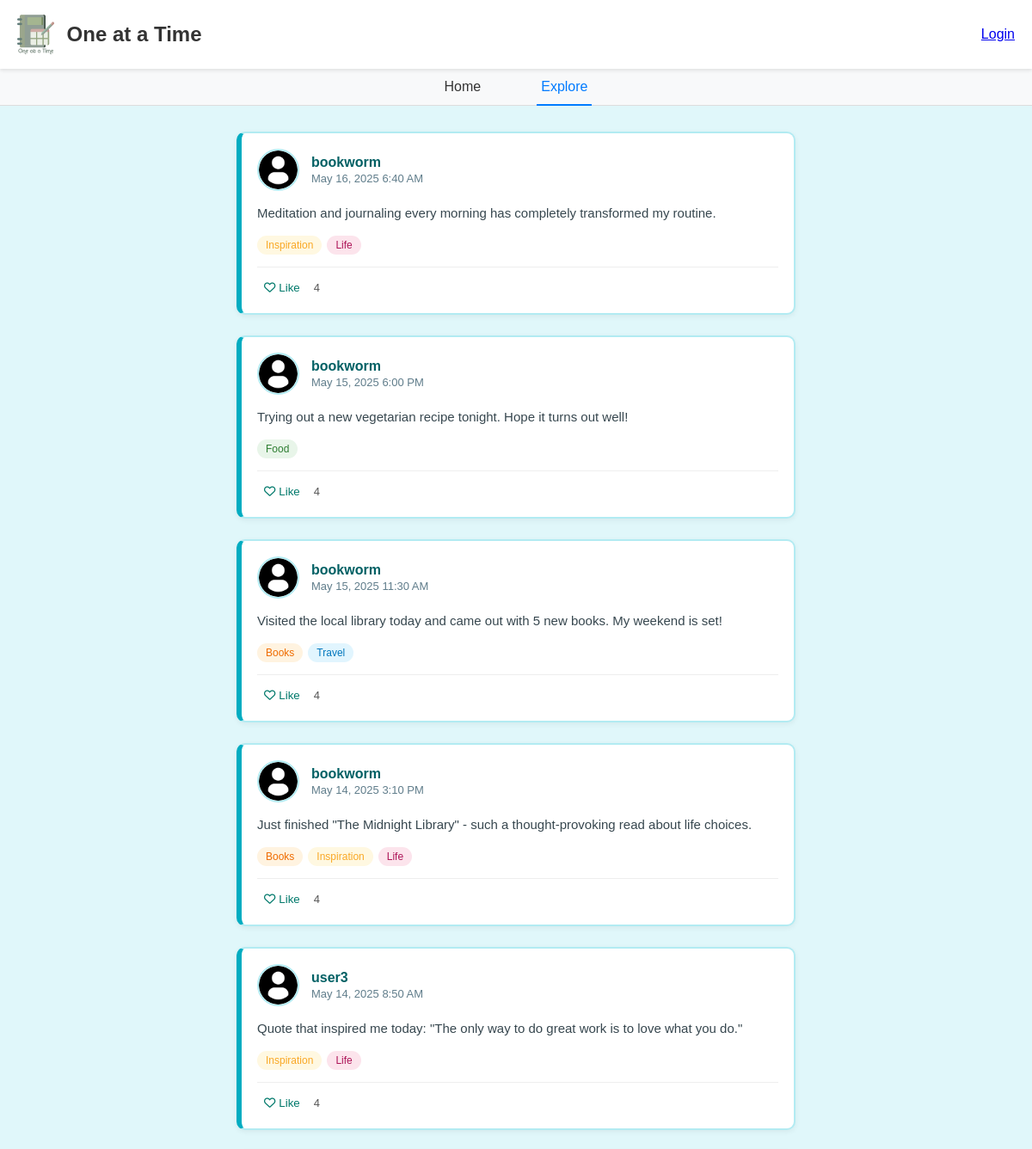
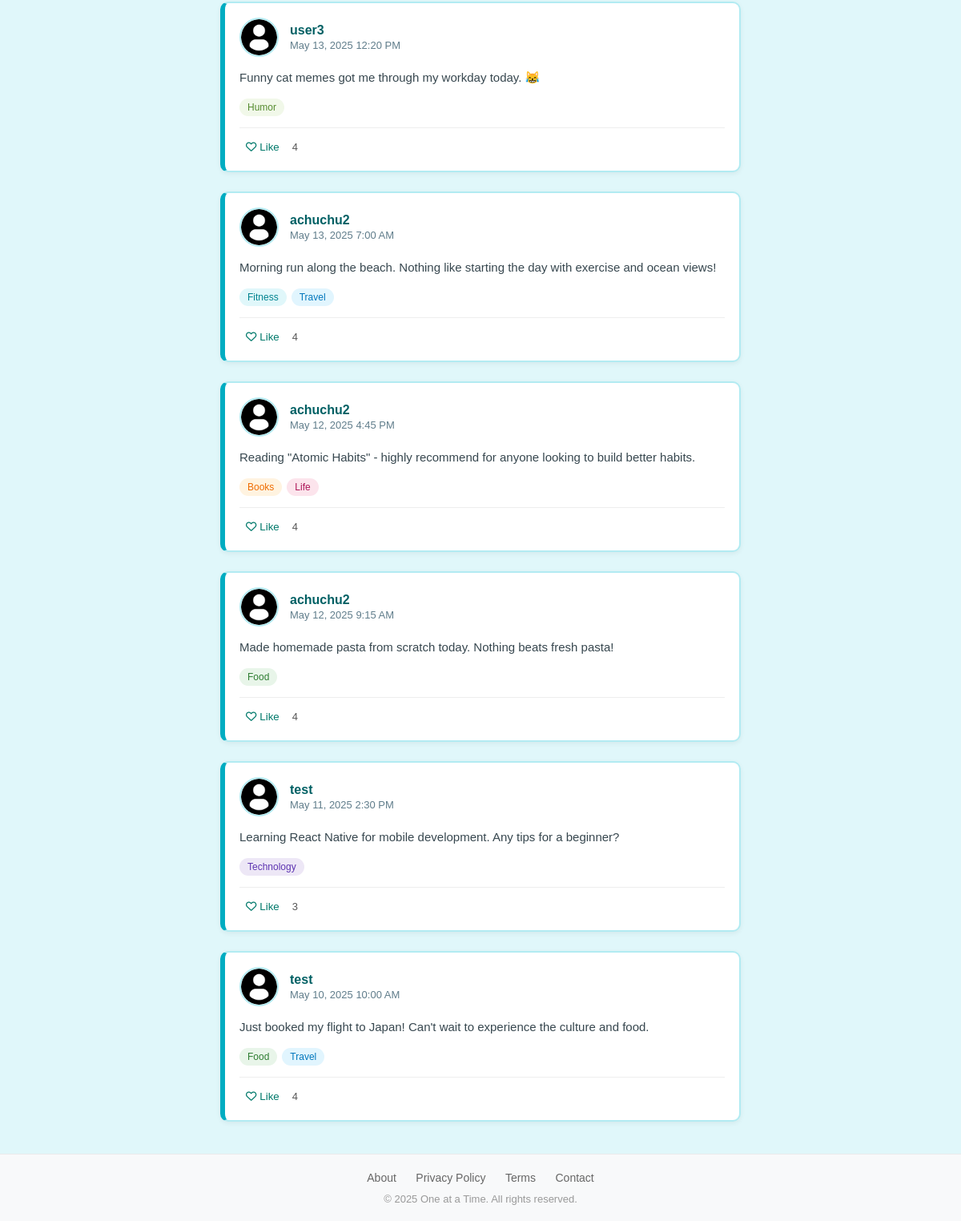
Screenshot of /index.php/explore with the database file from the repository (2 pictures, top to bottom).
### tables this page shows
CREATE TABLE IF NOT EXISTS `Posts` (
  `post_id` int(11) NOT NULL AUTO_INCREMENT,
  `user_id` int(11) NOT NULL,
  `created_At` timestamp NOT NULL DEFAULT CURRENT_TIMESTAMP,
  `updated_At` timestamp NULL DEFAULT NULL ON UPDATE CURRENT_TIMESTAMP,
  `content` varchar(180) NOT NULL,
  `reaction_count` int(11) DEFAULT 0,
  PRIMARY KEY (`post_id`),
  KEY `user_id` (`user_id`),
  CONSTRAINT `posts_ibfk_1` FOREIGN KEY (`user_id`) REFERENCES `Users` (`user_id`) ON DELETE CASCADE
);

CREATE TABLE IF NOT EXISTS `Users` (
  `user_id` int(11) NOT NULL AUTO_INCREMENT,
  `user_name` varchar(50) NOT NULL,
  `password` varchar(255) NOT NULL,
  `bio` varchar(180) DEFAULT NULL,
  `acct_created` date NOT NULL DEFAULT CURRENT_DATE,
  PRIMARY KEY (`user_id`),
  UNIQUE KEY `user_name` (`user_name`)
);

CREATE TABLE IF NOT EXISTS `Tags` (
  `tag_id` int(11) NOT NULL AUTO_INCREMENT,
  `category` varchar(12) NOT NULL,
  PRIMARY KEY (`tag_id`),
  UNIQUE KEY `category` (`category`)
);

### application/controllers/Explore.php (called while the page is built, shortened)
<?php
class Explore extends CI_Controller {
    public function index() {
        $this->load->model('Post_model');
        $this->load->model('User_model');
        $user_id = $this->session->userdata('user_id');
        $current_user = $this->User_model->get_user_by_id($user_id);
        $data['posts'] = $this->Post_model->get_explore_posts($current_user['user_id'], 30);
        $data['page_title'] = 'Explore';
        $data['username'] = $current_user['user_name'];
        $data['active_tab'] = 'explore';
        $this->load->view('templates/header', $data);
        $this->load->view('landing/explore_page', $data);
        $this->load->view('templates/footer');
    }
}

### index.php (called while the page is built, shortened)
<?php
require_once BASEPATH.'core/CodeIgniter.php';

### application/models/Post_model.php (called while the page is built, shortened)
<?php
class Post_model extends CI_Model
{
    public function get_explore_posts($exclude_user_id, $limit = 30)
    {
        $this->db->select('p.*, u.user_name');
        $this->db->from('posts p');
        $this->db->join('users u', 'p.user_id = u.user_id');
        $this->db->where('p.user_id !=', $exclude_user_id);
        $this->db->order_by('p.created_At', 'DESC');
        $this->db->limit($limit);
        $posts = $this->db->get()->result_array();
        foreach ($posts as &$post) {
            $post['tags'] = $this->get_post_tags($post['post_id']);
        }
        return $posts;
    }
    public function get_post_tags($post_id)
    {
        $post_exists = $this->db->where('post_id', $post_id)
            ->from('posts')
            ->count_all_results();
        $this->db->select('t.tag_id, t.category')
            ->from('post_tags pt')
            ->join('tags t', 'pt.tag_id = t.tag_id')
            ->where('pt.post_id', $post_id)
            ->order_by('t.category', 'ASC');
        $query = $this->db->get();
        if ($query->num_rows() > 0) {
            return $query->result_array();
        }
        return [];
    }
}

### application/views/landing/explore_page.php (the view, shortened to what this page needs)
<div class="posts-container">
    <?php if (!empty($posts)): ?>
        <?php foreach ($posts as $post): ?>
            <div class="post-card" data-post-id="<?= $post['post_id'] ?>">
                <div class="post-profile">
                    <img src="<?= base_url('images/profile-user.png') ?>" alt="Profile" class="profile-pic">
                    <div>
                        <span class="post-username"><?= htmlspecialchars($post['user_name']) ?></span>
                        <span class="post-time"><?= date('M j, Y g:i A', strtotime($post['created_At'])) ?></span>
                    </div>
                </div>
                <div class="post-content">
                    <?= nl2br(htmlspecialchars($post['content'])) ?>
                </div>
                <?php $post_tags = $this->Post_model->get_post_tags($post['post_id']); ?>
                <?php if (!empty($post_tags)): ?>
                    <div class="post-tags">
                        <?php foreach ($post_tags as $tag): ?>
                            <span class="tag" data-tag="<?= strtolower(htmlspecialchars($tag['category'])) ?>">
                                <?= htmlspecialchars($tag['category']) ?>
                            </span>
                        <?php endforeach; ?>
                    </div>
                <?php endif; ?>
                <div class="post-footer">
                    <div class="like-section">
                        <button class="like-button" data-post-id="<?= $post['post_id'] ?>">
                            <i class="far fa-heart"></i>
                            <span class="like-text">Like</span>
                        </button>
                        <span class="like-count"><?= (int) $post['reaction_count'] ?></span>
                    </div>
                </div>
            </div>
        <?php endforeach; ?>
    <?php else: ?>
        <div class="no-posts">
            <p>No posts to display at the moment.</p>
        </div>
    <?php endif; ?>
</div>

### application/views/templates/header.php (shortened to what this page needs)
<!DOCTYPE html>
<html lang="en">
<head>
     <link rel="stylesheet" href="https://cdnjs.cloudflare.com/ajax/libs/font-awesome/6.0.0/css/all.min.css">
</head>
<body>
    <header class="app-header">
        <div class="logo-container">
            <img src="<?php echo base_url('images/logo.png'); ?>" alt="App Logo" class="app-logo">
            <span class="app-name">One at a Time</span>
        </div>
        <div class="user-profile">
            <?php if ($this->session->userdata('user_id')): ?>
                <?php
                $user = $this->User_model->get_user_by_id($this->session->userdata('user_id'));
                ?>
                <span class="username"><?php echo is_object($user) ? $user->user_name : $user['user_name']; ?></span>
                <img src="<?php echo base_url('images/profile-user.png'); ?>"
                    class="profile-picture">
                <a href="<?php echo site_url('auth/logout'); ?>" class="logout-btn">Logout</a>
            <?php else: ?>
                <a href="<?php echo site_url('auth/login'); ?>" class="login-btn">Login</a>
            <?php endif; ?>
        </div>
    </header>
    <div class="nav-tabs-container">
        <nav class="nav-tabs">
            <a href="<?php echo base_url('home'); ?>"
                class="<?php echo ($active_tab == 'home') ? 'active' : ''; ?>">Home</a>
            <a href="<?php echo base_url('explore'); ?>"
                class="<?php echo ($active_tab == 'explore') ? 'active' : ''; ?>">Explore</a>
        </nav>
    </div>

### application/views/templates/footer.php (shortened to what this page needs)
<footer class="app-footer">
    <div class="footer-content">
        <div class="footer-links">
            <a href="<?php echo base_url('about'); ?>">About</a>
            <a href="<?php echo base_url('privacy'); ?>">Privacy Policy</a>
            <a href="<?php echo base_url('terms'); ?>">Terms</a>
            <a href="<?php echo base_url('contact'); ?>">Contact</a>
        </div>
        <div class="footer-copyright">
            &copy; <?php echo date('Y'); ?> One at a Time. All rights reserved.
        </div>
    </div>
</footer>
</body>
</html>

### application/views/templates/header.php (style rules this page uses)
.app-header { display: flex; align-items: center; justify-content: space-between; padding: 15px 20px; background-color: #ffffff; box-shadow: 0 2px 4px rgba(0, 0, 0, 0.1); position: relative; z-index: 100; }
.logo-container { display: flex; align-items: center; }
.app-logo { height: 50px; width: auto; margin-right: 15px; }
.app-name { font-size: 24px; font-weight: bold; color: #333333; }
.user-profile { display: flex; align-items: center; }
.nav-tabs-container { display: flex; justify-content: center; background: #f8f9fa; border-bottom: 1px solid #ddd; }
.nav-tabs { display: flex; gap: 60px; padding: 0 20px; }
.nav-tabs a { padding: 12px 5px; text-decoration: none; color: #333; font-weight: 500; position: relative; }
.nav-tabs a.active { color: #007bff; }
.nav-tabs a.active:after { content: ''; position: absolute; bottom: -1px; left: 0; right: 0; height: 2px; background: #007bff; }

### application/views/landing/explore_page.php (style rules this page uses)
body { background: #e0f7fa; font-family: Arial, sans-serif; margin: 0; padding: 0; }
.posts-container { max-width: 650px; margin: 30px auto; padding: 0 20px; }
.post-card { background: #ffffff; border: 2px solid #b2ebf2; border-left: 6px solid #00acc1; border-radius: 10px; padding: 18px; margin-bottom: 24px; box-shadow: 0 2px 6px rgba(0, 0, 0, 0.06); transition: transform 0.2s ease, background 0.3s ease; }
.post-profile { display: flex; align-items: center; margin-bottom: 14px; }
.profile-pic { width: 45px; height: 45px; border-radius: 50%; object-fit: cover; margin-right: 14px; border: 2px solid #b2ebf2; }
.post-username { font-weight: bold; font-size: 16px; color: #006064; display: block; }
.post-time { font-size: 13px; color: #607d8b; }
.post-content { font-size: 15px; line-height: 1.6; color: #37474f; margin-bottom: 14px; word-wrap: break-word; overflow-wrap: break-word; }
.post-tags { display: flex; flex-wrap: wrap; gap: 6px; margin-bottom: 14px; }
.tag { background-color: #e0f2f1; color: #00796b; padding: 4px 10px; border-radius: 14px; font-size: 12px; font-weight: 500; transition: all 0.2s ease; }
.post-footer { display: flex; justify-content: space-between; align-items: center; border-top: 1px solid #eeeeee; padding-top: 12px; }
.like-section { display: flex; align-items: center; gap: 8px; }
.like-button { background: none; border: none; color: #00796b; cursor: pointer; display: flex; align-items: center; gap: 4px; padding: 4px 8px; border-radius: 4px; transition: background 0.2s ease, color 0.2s ease; }
.like-count { font-size: 13px; color: #555; }
.tag[data-tag="travel"] { background-color: #e1f5fe; color: #0277bd; }
.tag[data-tag="food"] { background-color: #e8f5e9; color: #2e7d32; }
.tag[data-tag="technology"] { background-color: #ede7f6; color: #5e35b1; }
.tag[data-tag="books"] { background-color: #fff3e0; color: #ef6c00; }
.tag[data-tag="fitness"] { background-color: #e0f7fa; color: #00838f; }
.tag[data-tag="life"] { background-color: #fce4ec; color: #ad1457; }
.tag[data-tag="inspiration"] { background-color: #fff8e1; color: #f9a825; }
.tag[data-tag="humor"] { background-color: #f1f8e9; color: #558b2f; }

### application/views/templates/footer.php (style rules this page uses)
.app-footer { background-color: #f8f9fa; padding: 20px 0; border-top: 1px solid #eaeaea; margin-top: 40px; }
.footer-content { max-width: 1200px; margin: 0 auto; padding: 0 20px; text-align: center; }
.footer-links { margin-bottom: 10px; }
.footer-links a { color: #666; text-decoration: none; margin: 0 10px; font-size: 14px; }
.footer-copyright { color: #999; font-size: 13px; }

### rows the page displays
posts: user.user_name "bookworm", created_At "May 16, 2025 6:40 AM", content "Meditation and journaling every morning has completely transformed my routine.", reaction_count "4"
tags: category "Inspiration"
tags: category "Life"
posts: user.user_name "bookworm", created_At "May 15, 2025 6:00 PM", content "Trying out a new vegetarian recipe tonight. Hope it turns out well!", reaction_count "4"
tags: category "Food"
posts: user.user_name "bookworm", created_At "May 15, 2025 11:30 AM", content "Visited the local library today and came out with 5 new books. My weekend is set!", reaction_count "4"
tags: category "Books"
tags: category "Travel"
posts: user.user_name "bookworm", created_At "May 14, 2025 3:10 PM", content "Just finished \"The Midnight Library\" - such a thought-provoking read about life choices.", reaction_count "4"
posts: user.user_name "user3", created_At "May 14, 2025 8:50 AM", content "Quote that inspired me today: \"The only way to do great work is to love what you do.\"", reaction_count "4"
posts: user.user_name "user3", created_At "May 13, 2025 12:20 PM", content "Funny cat memes got me through my workday today. 😹", reaction_count "4"
tags: category "Humor"
posts: user.user_name "achuchu2", created_At "May 13, 2025 7:00 AM", content "Morning run along the beach. Nothing like starting the day with exercise and ocean views!", reaction_count "4"
tags: category "Fitness"
posts: user.user_name "achuchu2", created_At "May 12, 2025 4:45 PM", content "Reading \"Atomic Habits\" - highly recommend for anyone looking to build better habits.", reaction_count "4"
posts: user.user_name "achuchu2", created_At "May 12, 2025 9:15 AM", content "Made homemade pasta from scratch today. Nothing beats fresh pasta!", reaction_count "4"
posts: user.user_name "test", created_At "May 11, 2025 2:30 PM", content "Learning React Native for mobile development. Any tips for a beginner?", reaction_count "3"
tags: category "Technology"
posts: user.user_name "test", created_At "May 10, 2025 10:00 AM", content "Just booked my flight to Japan! Can't wait to experience the culture and food.", reaction_count "4"
